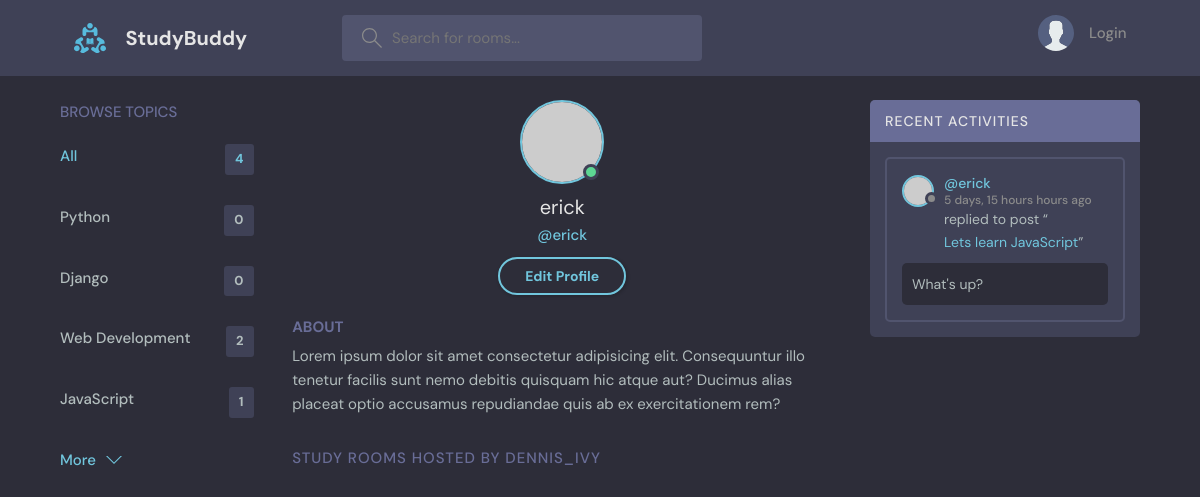
/profile/3, run on an earlier commit of the app's database.
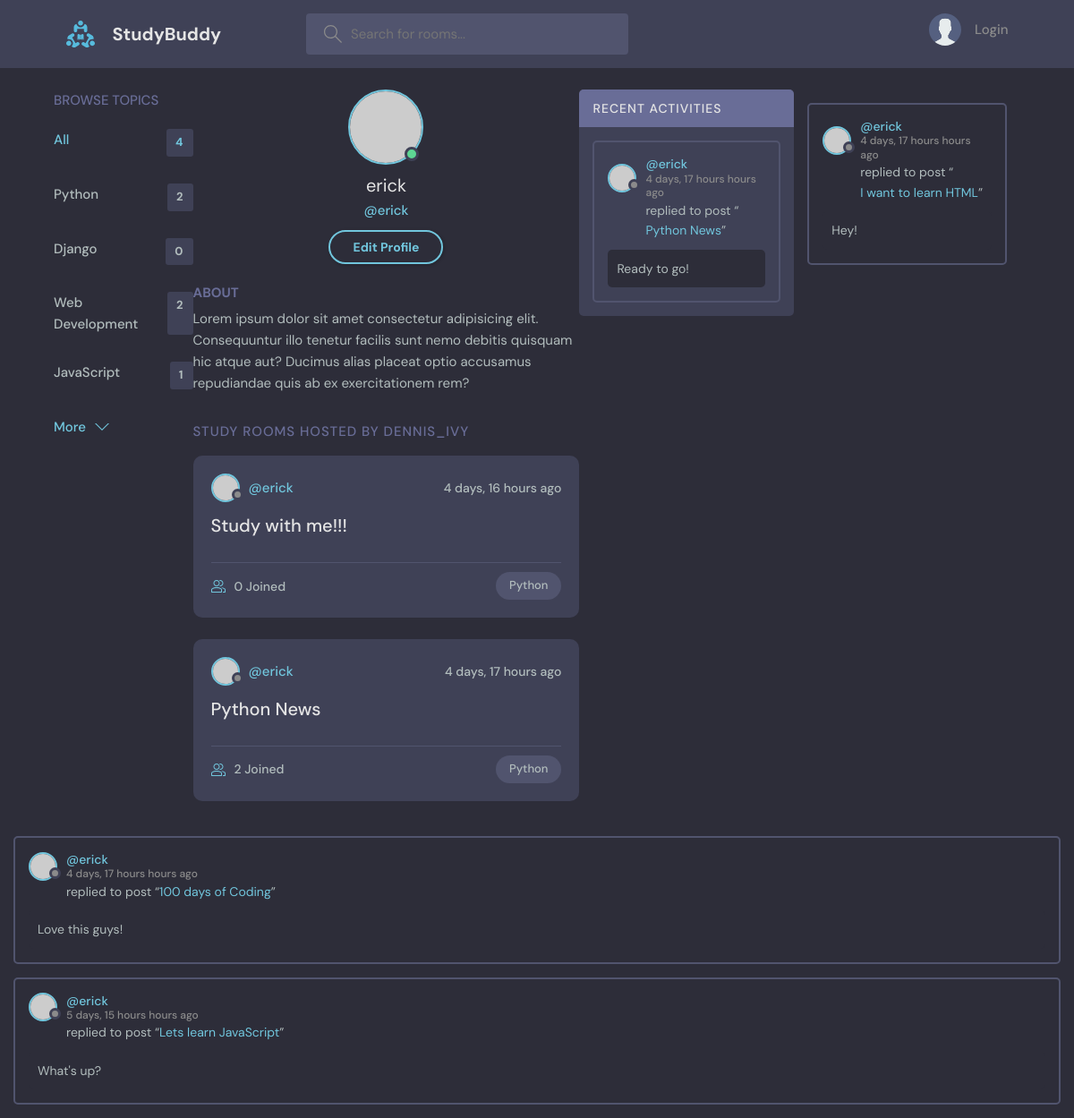
And on a later commit of the database.
### base/models.py (models this page shows, shortened)
class Topic(models.Model):
    name = models.CharField(max_length=200)

class Message(models.Model):
    user = models.ForeignKey(User, on_delete=models.CASCADE)
    room = models.ForeignKey(Room, on_delete=models.CASCADE)
    body = models.TextField()
    updated = models.DateTimeField(auto_now=True)
    created = models.DateTimeField(auto_now_add=True)
    class Meta:
        ordering = ['-updated', '-created']

class Room(models.Model):
    host = models.ForeignKey(User, on_delete=models.SET_NULL, null=True)
    topic = models.ForeignKey(Topic, on_delete=models.SET_NULL, null=True)
    name = models.CharField(max_length=200)
    description = models.TextField(null=True, blank=True)
    participants = models.ManyToManyField(User, related_name='participants', blank=True)
    updated = models.DateTimeField(auto_now=True)
    created = models.DateTimeField(auto_now_add=True)
    class Meta:
        ordering = ['-updated', '-created']
    def __str__(self):
        return self.name

### base/views.py (the view)
# urls.py: path('profile/<str:pk>', views.userProfile, name="user-profile"),
def userProfile(request, pk):
    user = User.objects.get(id=pk)
    rooms = user.room_set.all()
    room_messages = user.message_set.all()
    topics = Topic.objects.all()
    context={'user': user, 'rooms': rooms, 'room_messages': room_messages, 'topics':topics}
    return render(request, 'base/profile.html', context)

### base/templates/base/profile.html
{% extends 'main.html' %}
{% block content %}
  <main class="profile-page layout layout--3">
    <div class="container">
      {% include 'base/topics_component.html' %}
      <div class="roomList">
        <div class="profile">
          <div class="profile__avatar">
            <div class="avatar avatar--large active">
              <img src="https://randomuser.me/api/portraits/men/11.jpg" />
            </div>
          </div>
          <div class="profile__info">
            <h3>{{user.username}}</h3>
            <p>@{{user.username}}</p>
            <a href="edit-user.html" class="btn btn--main btn--pill">Edit Profile</a>
          </div>
          <div class="profile__about">
            <h3>About</h3>
            <p>
              Lorem ipsum dolor sit amet consectetur adipisicing elit. Consequuntur illo tenetur
              facilis sunt nemo debitis quisquam hic atque aut? Ducimus alias placeat optio
              accusamus repudiandae quis ab ex exercitationem rem?
            </p>
          </div>
        </div>
        <div class="roomList__header">
          <div>
            <h2>Study Rooms Hosted by dennis_ivy</a>
            </h2>
          </div>
        </div>
        {% include 'base/feed_component.html' %}
      </div>
      {% include 'base/activity_component.html' %}
    </div>
  </main>
 {% endblock content %}

### templates/main.html (shortened to what this page needs)
<!DOCTYPE html>
{% load static %}
<html lang="en">
  <head>
    <link rel="stylesheet" href="{% static 'styles/style.css' %}" />
  </head>
  <body>
    {% include 'navbar.html' %}
    {% block content %}
    {% endblock %}
  </body>
</html>

### templates/navbar.html (shortened to what this page needs)
{% load static %}
<header class="header header--loggedIn">
    <div class="container">
      <a href="{% url 'home' %}" class="header__logo">
        <img src="{% static 'images/logo.svg' %}" />
        <h1>StudyBuddy</h1>
      </a>
      <form class="header__search" method="GET" action="{% url 'home' %}">
        <label>
          <input name= q placeholder="Search for rooms..." />
        </label>
      </form>
      <nav class="header__menu">
        {% if request.user.is_authenticated %}
        <div class="header__user">
          <a href="profile.html">
            <div class="avatar avatar--medium active">
              <img src="https://randomuser.me/api/portraits/men/37.jpg" />
            </div>
            <p>{{request.user.username}}<span>@{{request.user.username}}</span></p>
          </a>
          <button class="dropdown-button">
            <svg version="1.1" xmlns="http://www.w3.org/2000/svg" width="32" height="32" viewBox="0 0 32 32">
              <title>chevron-down</title>
              <path d="M16 21l-13-13h-3l16 16 16-16h-3l-13 13z"></path>
            </svg>
          </button>
        </div>
        {% else %}
        <a href="{% url 'login' %}">
          <img src="{% static 'images/avatar.svg' %}" />
          <p>Login</p>
        </a>
        {% endif %}
      </nav>
    </div>
  </header>

### base/templates/base/topics_component.html
<div class="topics">
    <div class="topics__header">
      <h2>Browse Topics</h2>
    </div>
    <ul class="topics__list">
      <li>
        <a href="{% url 'home' %}" class="active">All <span>{{topics.count}}</span></a>
      </li>
      {% for topic in topics %}
      <li>
        <a href="{% url 'home' %}?q={{topic.name}}">{{topic.name}}<span>{{topic.room_set.all.count}}</span></a>
      </li>
      {% endfor %}
    </ul>
    <a class="btn btn--link" href="topics.html">
      More
      <svg version="1.1" xmlns="http://www.w3.org/2000/svg" width="32" height="32" viewBox="0 0 32 32">
        <title>chevron-down</title>
        <path d="M16 21l-13-13h-3l16 16 16-16h-3l-13 13z"></path>
      </svg>
    </a>
  </div>

### base/templates/base/feed_component.html (shortened to what this page needs)
{% for room in rooms %}
<div class="roomListRoom">
    <div class="roomListRoom__header">
      <a href="{% url 'user-profile' room.host.id %}" class="roomListRoom__author">
        <div class="avatar avatar--small">
          <img src="https://randomuser.me/api/portraits/women/11.jpg" />
        </div>
        <span>@{{room.host.username}}</span>
      </a>
      <div class="roomListRoom__actions">
        <span>{{room.created|timesince}} ago</span>
      </div>
    </div>
    <div class="roomListRoom__content">
      <a href="{% url 'room' room.id %}">{{room.name}}</a>
    </div>
    <div class="roomListRoom__meta">
      <a href="{% url 'room' room.id %}" class="roomListRoom__joined">
        {{room.participants.all.count}} Joined
      </a>
      <p class="roomListRoom__topic">{{room.topic.name}}</p>
    </div>
  </div>
{% endfor %}

### base/templates/base/activity_component.html (shortened to what this page needs)
<div class="activities">
    <div class="activities__header">
      <h2>Recent Activities</h2>
    </div>
    {% for message in room_messages %}
    <div class="activities__box">
      <div class="activities__boxHeader roomListRoom__header">
        <a href="{% url 'user-profile' message.user.id %}" class="roomListRoom__author">
          <div class="avatar avatar--small">
            <img src="https://randomuser.me/api/portraits/women/11.jpg" />
          </div>
          <p>
            @{{message.user}}
            <span>{{message.created|timesince}} hours ago</span>
          </p>
        </a>
      </div>
      <div class="activities__boxContent">
        <p>replied to post “<a href="{% url 'room' message.room.id %}">{{message.room}}</a>”</p>
        <div class="activities__boxRoomContent">
            {{message.body}}
        </div>
      </div>
    </div>
  </div>
    {% endfor %}

What changed in the data, as far as the page shows it:
computed for Topic "Python": room_set.all.count "0" → "2"
added Room: host.username "erick", created "4 days, 16 hours", name "Study with me!!!", participants.all.count "0", topic.name "Python"
added Room: host.username "erick", created "4 days, 17 hours", name "Python News", participants.all.count "2", topic.name "Python"
added Message: user "erick", created "4 days, 17 hours", room "Python News", body "Ready to go!"
added Message: user "erick", created "4 days, 17 hours", room "I want to learn HTML", body "Hey!"
added Message: user "erick", created "4 days, 17 hours", room "100 days of Coding", body "Love this guys!"
